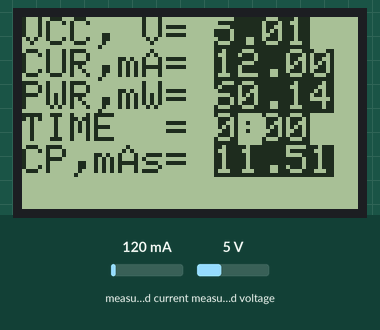
Simulated run of this program. Board: Arduino Nano, built with avr-gcc and run on an emulated ATmega328P. Shown: 84×48 one-colour display. The inputs (shaded band) are chosen by the test bench; at power-on: measured current 120 mA, measured voltage 5 V. What the program prints to the serial monitor is not drawn.

Above: at 1.2 s.
1.3 s: measured current set to 500 mA
At 1.78 s:
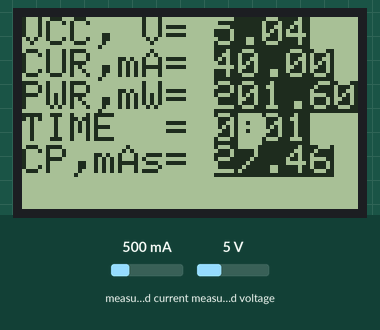
3.1 s: measured current set to 40 mA
At 3.38 s:
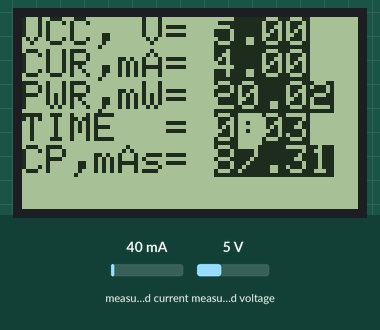
4.7 s: measured voltage set to 0.3 V
At 4.91 s:
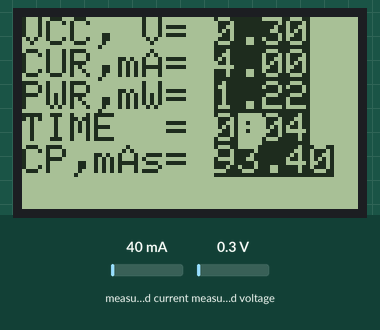
6.2 s: measured voltage set to 3.8 V
At 6.43 s:
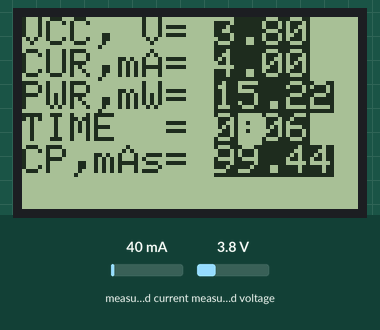
7.7 s: measured current set to 1000 mA
At 7.97 s:
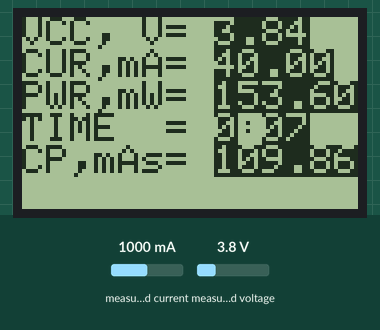
Timing chart, 0 to 10.3 s (numbered marks = the images above; inputs shaded):
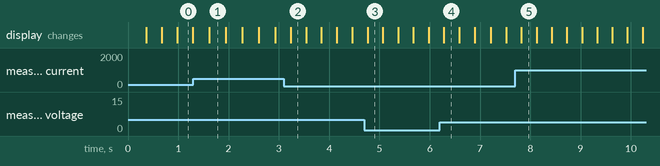

The program:

main.cpp
```cpp
#include <Arduino.h>
#include <Wire.h>
#include <SPI.h>
#include "main.h"

#include <Adafruit_GFX.h>
#include <Adafruit_PCD8544.h>
Adafruit_PCD8544 display = Adafruit_PCD8544(DISPLAY_PIN_DC, DISPLAY_PIN_CE, DISPLAY_PIN_RST);

#include <Adafruit_INA219.h>
Adafruit_INA219 ina219;

void setup()
{
  Serial.begin(SERIAL_SPEED);
  while (!Serial)
    _delay_ms(1);

  display.begin();
  display.setContrast(DISPLAY_CONTRAST);
  display.setTextSize(0);
  display.setTextColor(BLACK);

  if (!ina219.begin())
  {
    Serial.println("Failed to find INA219 chip");
    while (1)
      _delay_ms(10);
  }
  ina219.setCalibration_16V_400mA();
}

uint32_t last_measurement = 0;

void loop()
{
  uint32_t started = millis();
  update_power_display();
  Serial.println();
  // _delay_ms(100);
}

float total_mA_ms  = 0.0;

void update_power_display() {
  // Read voltage and current from INA219.
  float shuntvoltage = ina219.getShuntVoltage_mV();
  float busvoltage = ina219.getBusVoltage_V();
  float current_mA = ina219.getCurrent_mA() / 10.;
  if (current_mA < 0)
    current_mA = 0;

  // Compute load voltage, power, and milliamp-hours.
  float loadvoltage = busvoltage + (shuntvoltage / 1000);
  float power_mW = loadvoltage * current_mA;

  display.clearDisplay();

  display.setCursor(0, 0);
  display.setTextColor(BLACK);
  display.print(F("VCC, V= "));
  display.setTextColor(WHITE, BLACK);
  display.println(loadvoltage);
  Serial.print(loadvoltage);
  Serial.print('\t');

  display.setTextColor(BLACK);
  display.print(F("CUR,mA= "));
  display.setTextColor(WHITE, BLACK);
  display.println(current_mA);
  Serial.print(current_mA);
  Serial.print('\t');

  display.setTextColor(BLACK);
  display.print(F("PWR,mW= "));
  display.setTextColor(WHITE, BLACK);
  display.println(power_mW);
  Serial.print(power_mW);
  Serial.print('\t');

  uint32_t passed_ms = millis() - last_measurement;
  Serial.print(F("+"));
  Serial.print(passed_ms);
  Serial.print('\t');
  last_measurement = millis();

  uint32_t total_sec = last_measurement / 1000.0;
  uint32_t sec = total_sec % 60;
  uint32_t min = (total_sec - sec) / 60;
  display.setTextColor(BLACK);
  display.print(F("TIME  = "));
  display.setTextColor(WHITE, BLACK);
  display.print(min);
  display.setTextColor(BLACK);
  display.print(F(":"));
  display.setTextColor(WHITE, BLACK);
  if (sec < 10) display.print(F("0"));
  display.println(sec);
  Serial.print(total_sec);
  Serial.print('\t');

  total_mA_ms += current_mA * passed_ms;
  float total_mAs = total_mA_ms / 1000.; // 3600.0;

  display.setTextColor(BLACK);
  display.print(F("CP,mAs= "));
  display.setTextColor(WHITE, BLACK);
  display.println(total_mAs);
  Serial.print(total_mAs);
  Serial.print('\t');

  // Serial.println();
  display.display();

}
```

main.h
```cpp
#define SERIAL_SPEED 115200

#define DISPLAY_CONTRAST 120
#define DISPLAY_PIN_RST    3
#define DISPLAY_PIN_CE     4
#define DISPLAY_PIN_DC     5

void update_power_display();
```
